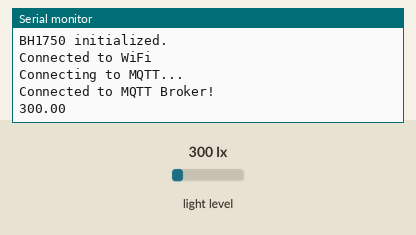
Simulated run of this sketch. Board: Arduino Nano 33 IoT. Parts: the last lines printed to the serial monitor. The test bench sets the inputs (shaded band); at power-on: light level 300 lx. WiFi joins after 1.5 s; servers stay silent unless stated; no MQTT or app messages arrive unless stated; not simulated (calls return 0 or success): secrets.h.

Above: at 2.7 s.
2.8 s: light level set to 40 lx
At 7.2 s:
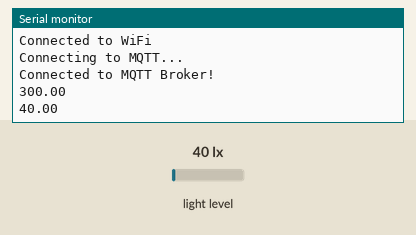
8.8 s: light level set to 500 lx
At 12.2 s:
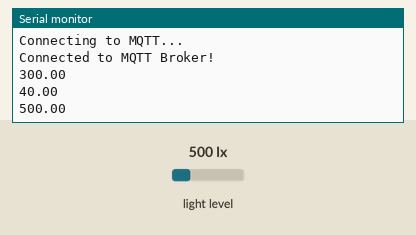
Timing chart, 0 to 13.7 s (numbered marks = the images above; inputs shaded):
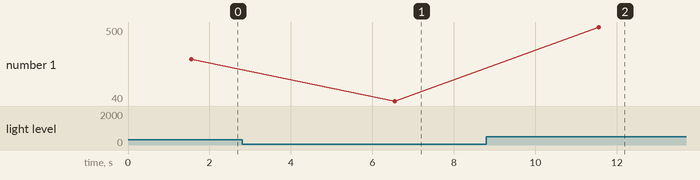

Measured:
- after the input at 2.8 s, the serial monitor: prints a new line after 3.8 s (image 1)
- after the input at 8.8 s, the serial monitor: prints a new line after 2.8 s (image 2)
- plotted number 1: 300 → 40 after the input at 2.8 s, 40 → 500 after the input at 8.8 s

The sketch:

Arduino_code.ino
```cpp
#include <WiFiNINA.h>
#include <PubSubClient.h>
#include "secrets.h"
#include <Wire.h>
#include <BH1750.h>

// Wi-Fi credentials
const char* WIFI_SSID = SECRET_SSID;
const char* WIFI_PASSWORD = SECRET_PASS;

// MQTT server details
const char* MQTT_SERVER = SECRET_MQTT_SERVER;
const int MQTT_PORT = 8883;
const char* MQTT_TOPIC = "sensor/light";

const char* MQTT_USER = SECRET_MQTT_USER;
const char* MQTT_PASSWORD = SECRET_MQTT_PASSWORD;

// Use SSL Client instead of regular WiFiClient
WiFiSSLClient wifiSSLClient;
PubSubClient mqttClient(wifiSSLClient);

// BH1750 sensor instance, 0x5C is the I2C address of the sensor
BH1750 lightMeter(0x5C);

// Function to Connect to MQTT Broker
void connectMQTT() {
   while (!mqttClient.connected()) {
       Serial.println("Connecting to MQTT...");
       if (mqttClient.connect("ArduinoNanoIoT", MQTT_USER, MQTT_PASSWORD)) {
           Serial.println("Connected to MQTT Broker!");
       } else {
           Serial.print("Failed, rc=");
           Serial.print(mqttClient.state());
           Serial.println(" Retrying in 5 seconds...");
           delay(5000);
       }
   }
}


void setup() {
    Serial.begin(115200);
    Wire.begin(A4, A5); // Which points are being used for SDA, SCL
    Wire.setClock(100000);

    // initialize the light detector, as it wasn't working without it
    if (lightMeter.begin(BH1750::CONTINUOUS_HIGH_RES_MODE)) {
      Serial.println("BH1750 initialized.");
    } else {
      Serial.println("Error initializing BH1750.");
    }

   // Connect to WiFi
   WiFi.begin(WIFI_SSID, WIFI_PASSWORD);
   while (WiFi.status() != WL_CONNECTED) {
       delay(1000);
       Serial.println("Connecting to WiFi...");
   }
   Serial.println("Connected to WiFi");

   // Set MQTT Server
   mqttClient.setServer(MQTT_SERVER, MQTT_PORT);

   // Connect to MQTT
   connectMQTT();
}

// The code the Nano 33 will loop through
void loop() {

  if (!mqttClient.connected()){
    connectMQTT();
  }
  mqttClient.loop();

    // get the data
    float lux = lightMeter.readLightLevel();

    // print in serial monitor for easier testing
    Serial.print(lux);
    Serial.println();

    // Since publish only works for strings, the lux value has to be changed to one
    char payload[10];
    snprintf(payload, sizeof(payload), "%.2f", lux); // turn to 2dp

    // publish to MQTT
    mqttClient.publish(MQTT_TOPIC, payload);

  delay(5000); // loop every 5s
}
```
